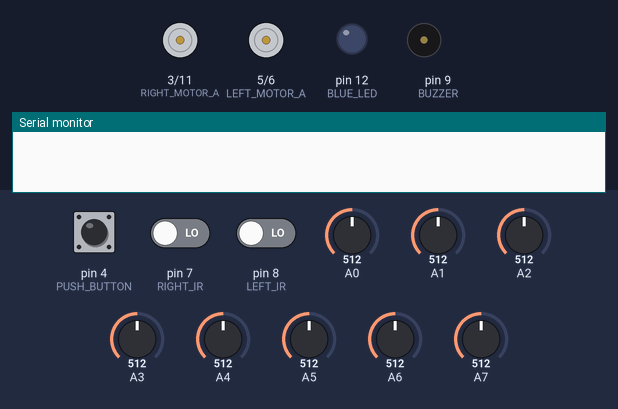
Bench run of a sketch on a simulated Arduino Nano, built with avr-gcc and run on an emulated ATmega328P. On the bench: motor-driver pin pairs drawn as motors (green arrow = first pin HIGH = forward, orange = second pin HIGH = backward, longer = more drive), output pins drawn as LEDs (lit = HIGH), buzzer (waves = sounding, pin HIGH), the last lines printed to the serial monitor. The inputs (shaded band) are chosen by the test bench; at power-on: pin 4 (PUSH_BUTTON) HIGH, pin 7 (RIGHT_IR) LOW, pin 8 (LEFT_IR) LOW, A0 = 512, A1 = 512, A2 = 512, A3 = 512, A4 = 512, A5 = 512, A6 = 512, A7 = 512.

Above: at 3.4 s.
3.5 s: pin 4 (PUSH_BUTTON) pulled LOW for 1 s
At 5.22 s:
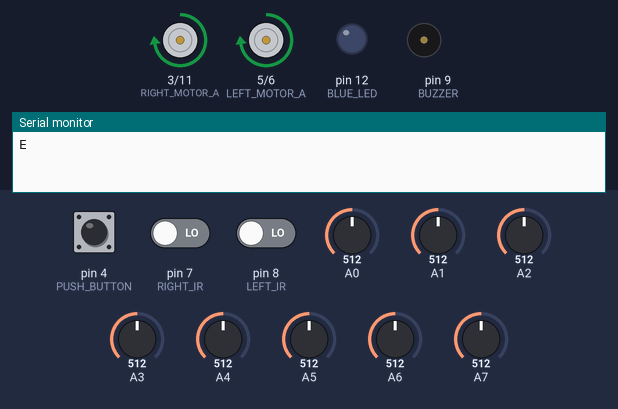
6.9 s: pin 4 (PUSH_BUTTON) pulled LOW for 3.2 s
At 11.7 s:
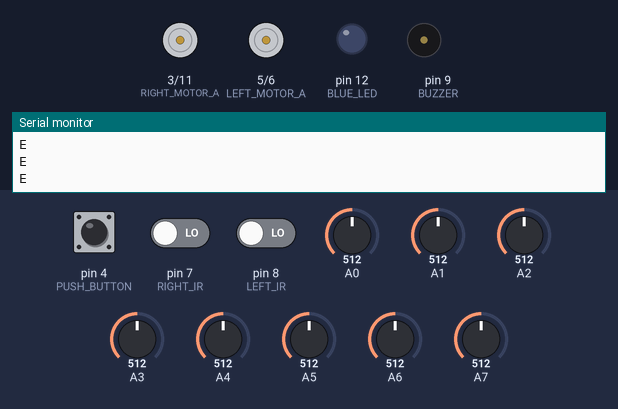
12.0 s: pin 4 (PUSH_BUTTON) driven LOW and pin 7 (RIGHT_IR) driven HIGH
At 14.2 s:
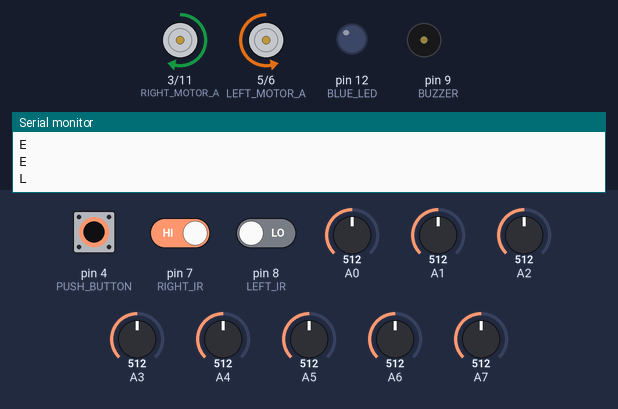
Timing chart, 0 to 15.7 s (numbered marks = the images above; inputs shaded):
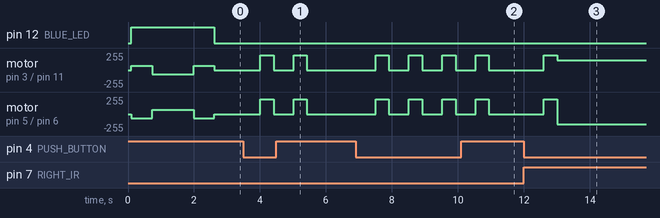

The sketch:

PID_flf_version_6.ino
```cpp
#include <QTRSensors.h>
#include <PID_v1.h>

const uint8_t BUZZER=9;
const uint8_t BLUE_LED=12;

const uint8_t LEFT_MOTOR_A=5;
const uint8_t LEFT_MOTOR_B=6;

const uint8_t RIGHT_MOTOR_A=3;
const uint8_t RIGHT_MOTOR_B=11;

const uint8_t PUSH_BUTTON=4;

const uint8_t BACKWARD=0;
const uint8_t FORWARD=1;

const uint8_t RIGHT_IR=7;
const uint8_t LEFT_IR=8;

const uint8_t RIGHT=0;
const uint8_t LEFT=7;

const uint8_t BLACK=1;
const uint8_t WHITE=0;

const uint8_t SensorCount = 8;
uint16_t sensorValues[SensorCount];
uint8_t flag;
double Input, Output;
double Setpoint;
double Kp=0.03, Kd=0.002, Ki=0;

QTRSensors qtr;
PID pid(&Input, &Output, &Setpoint, Kp, Ki, Kd, DIRECT);

void setup()
{
  pinMode(BLUE_LED, OUTPUT);
  pinMode(BUZZER,OUTPUT);
  pinMode(BLUE_LED,OUTPUT);
  pinMode(LEFT_MOTOR_A,OUTPUT);
  pinMode(LEFT_MOTOR_B,OUTPUT);
  pinMode(RIGHT_MOTOR_A,OUTPUT);
  pinMode(RIGHT_MOTOR_B,OUTPUT);
  pinMode(PUSH_BUTTON,INPUT_PULLUP);
  pinMode(LEFT_IR,INPUT);
  pinMode(RIGHT_IR,INPUT);

  qtr.setTypeAnalog();
  qtr.setSensorPins((const uint8_t[]){A0, A1, A2, A3, A4, A5, A6, A7}, SensorCount);
  qtr.setEmitterPin(10);

  delay(100);

  digitalWrite(BLUE_LED, HIGH);
  for (uint16_t i = 0; i < 100; i++)
  {
    if(i<25 || i>=75)
      maneuver(BACKWARD,FORWARD,64,64);
    else
      maneuver(FORWARD,BACKWARD,64,64);
    qtr.calibrate();
  }
  maneuver(0,0,0,0);
  digitalWrite(BLUE_LED, LOW);

  Serial.begin(57600);

  pid.SetMode(AUTOMATIC);
  pid.SetOutputLimits(-255, 255);

  wait();

  Input =(double) qtr.readLineWhite(sensorValues);
  Setpoint=Input;
}

void loop()
{
  qtr.readCalibrated(sensorValues);

  if(digitalRead(LEFT_IR)==WHITE || digitalRead(RIGHT_IR)==WHITE)      //---EITHER left or right most is white
  {
	  dryRun();
  }

  else if(sensorValues[(LEFT+RIGHT)/2]>800 && sensorValues[(LEFT+RIGHT)/2+1]>800)
  {                                                           //---IF both middle left and right sensor black
    maneuver(FORWARD,FORWARD, 225, 225);
    delay(200);
    Serial.println("D");
    maneuver(BACKWARD,FORWARD,150,150);
    do
    {
      qtr.readCalibrated(sensorValues);
      delay(1);
    }while(sensorValues[LEFT-1]>800);
    maneuver(0,0,0,0);
    delay(100);
  }

  else lineFollow();
}

void lineFollow()
{
  Input =(double) qtr.readLineWhite(sensorValues);
  pid.Compute();
  maneuver(FORWARD,FORWARD,225+Output,225-Output);
}

void wait()
{
  while(digitalRead(PUSH_BUTTON))
  delay(1);
  delay(500);
}

void maneuver(uint8_t leftStat, uint8_t rightStat, double leftSpeed, double rightSpeed)
{
  analogWrite(LEFT_MOTOR_A,constrain(leftStat*leftSpeed,0,255));
  analogWrite(LEFT_MOTOR_B,constrain((1-leftStat)*leftSpeed,0,255));
  analogWrite(RIGHT_MOTOR_A,constrain(rightStat*rightSpeed,0,255));
  analogWrite(RIGHT_MOTOR_B,constrain((1-rightStat)*rightSpeed,0,255));
}

void dryRun()
{
  maneuver(FORWARD,FORWARD, 225, 225);
  int i, delayTime=400;
  for(i=0;i<delayTime;i++)
  {
    if(digitalRead(LEFT_IR)==WHITE)                             //if left most is white
    {
      if(digitalRead(LEFT_IR)==WHITE && digitalRead(RIGHT_IR)==WHITE)//if both left and right most white
      { flag=FORWARD; break; }
      else
      flag=LEFT;
    }
    else if(digitalRead(RIGHT_IR)==WHITE)                       //if right most is white
    {
      if(digitalRead(LEFT_IR)==WHITE && digitalRead(RIGHT_IR)==WHITE)//if  both left and right most white
      { flag=FORWARD; break; }
      else
      flag=RIGHT;
    }
    delay(1);
  }
///////////////////////////////////////////////////////////////////////////////////////////////////////////////////////////////

  if(flag==FORWARD)                                         //--IF  both left and right most white
  {
    delayTime=delayTime-i;
    while(delayTime--)
    {
      delay(1);
    }
    qtr.readCalibrated(sensorValues);

    if(digitalRead(LEFT_IR)==WHITE && digitalRead(RIGHT_IR)==WHITE)   //if  both left and right most white
    {
      Serial.println("E");
      maneuver(0,0,0,0);
      wait();
    }

    else if(sensorValues[(LEFT+RIGHT)/2]<800 || sensorValues[(LEFT+RIGHT)/2+1]<800 || sensorValues[LEFT]<800 || sensorValues[RIGHT]<800 )
    {                                                       //if either middle left or right white
      Serial.println("L");
      maneuver(BACKWARD,FORWARD,150,150);
      do
      {
        qtr.readCalibrated(sensorValues);
        delay(1);
      }while(sensorValues[(LEFT+RIGHT)/2]<800 || sensorValues[(LEFT+RIGHT)/2+1]<800 || sensorValues[LEFT]<800 || sensorValues[RIGHT]<800 );
      do                                                    //while either middle left or right is white
      {
        qtr.readCalibrated(sensorValues);
        delay(1);
      }while(sensorValues[LEFT-1]>800);
                                                            //while both middle left and right are black
    }

    else
    {
      Serial.println("L");
      maneuver(BACKWARD,FORWARD,150,150);
      do
      {
        qtr.readCalibrated(sensorValues);
        delay(1);
      }while(sensorValues[LEFT-1]>800);
                                                            //while both middle left and right are black
    }
  }
//////////////////////////////////////////////////////////////////////////////////////////////////////////////////////////////

  else if(flag==LEFT)                                       //--IF left most is white
  {
    qtr.readCalibrated(sensorValues);

    if(sensorValues[(LEFT+RIGHT)/2]<800 || sensorValues[(LEFT+RIGHT)/2+1]<800 || sensorValues[LEFT]<800 || sensorValues[RIGHT]<800 )
    {                                                       //if either middle left or right white
      Serial.println("L");
      maneuver(BACKWARD,FORWARD,150,150);
      do
      {
        qtr.readCalibrated(sensorValues);
        delay(1);
      }while(sensorValues[(LEFT+RIGHT)/2]<800 || sensorValues[(LEFT+RIGHT)/2+1]<800 || sensorValues[LEFT]<800 || sensorValues[RIGHT]<800 );
      do                                                    //while either middle left or right is white
      {
        qtr.readCalibrated(sensorValues);
        delay(1);
      }while(sensorValues[LEFT-1]>800);
                                                            //while both middle left and right are blac
    }

    else
    {
      Serial.println("L");
      maneuver(BACKWARD,FORWARD,150,150);
      do
      {
        qtr.readCalibrated(sensorValues);
        delay(1);
      }while(sensorValues[LEFT-1]>800);
                                                            //while both middle left and right are black
    }
  }
//////////////////////////////////////////////////////////////////////////////////////////////////////////////////////

  else if(flag==RIGHT)                                      //--IF right most is white
  {
    qtr.readCalibrated(sensorValues);

    if(sensorValues[(LEFT+RIGHT)/2]<800 || sensorValues[(LEFT+RIGHT)/2+1]<800)
    {                                                       //if either middle left or right white
      Serial.println("S");
    }

    else
    {
      Serial.println("R");
      maneuver(FORWARD,BACKWARD,150,150);
      do
      {
        qtr.readCalibrated(sensorValues);
        delay(1);
      }while(sensorValues[RIGHT+1]>800);
                                                            //while both middle left and right are black
    }
  }
  maneuver(0,0,0,0);
  delay(100);
}
```

Measured:
- after the input at 3.5 s, motor on pin 3 (RIGHT_MOTOR_A) / pin 11 (RIGHT_MOTOR_B), motor on pin 5 (LEFT_MOTOR_A) / pin 6 (LEFT_MOTOR_B): alternates forward 225/255 for 0.41 s and stopped for 0.60 s, 4 changes in all, then stays stopped, starting after 0.51 s
- after the input at 6.9 s, motor on pin 3 (RIGHT_MOTOR_A) / pin 11 (RIGHT_MOTOR_B), motor on pin 5 (LEFT_MOTOR_A) / pin 6 (LEFT_MOTOR_B): alternates forward 225/255 for 0.41 s and stopped for 0.60 s, starting after 0.60 s
- after the input at 12.0 s, motor on pin 3 (RIGHT_MOTOR_A) / pin 11 (RIGHT_MOTOR_B): stopped → forward 225/255 after 0.60 s, → forward 150/255 0.41 s later; motor on pin 5 (LEFT_MOTOR_A) / pin 6 (LEFT_MOTOR_B): stopped → forward 225/255 after 0.60 s, → backward 150/255 0.41 s later
